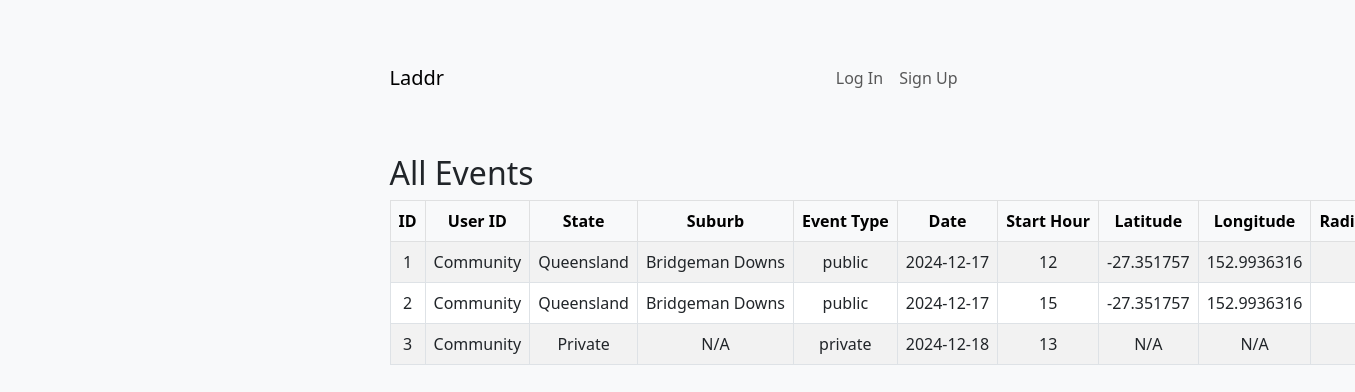
/all-events, run on the app's committed database.
### app/models.py (models this page shows, shortened)
class Event(db.Model):
    id = db.Column(db.Integer, primary_key=True)
    user_id = db.Column(db.Integer, db.ForeignKey('users.id'), nullable=True)  # Nullable for community events
    user = db.relationship('User', backref='events')
    major_city = db.Column(db.String(100), nullable=False)
    suburb = db.Column(db.String(100), nullable=False)
    event_type = db.Column(db.String(20), nullable=False, default='public')  # Default to public
    date = db.Column(db.Date, nullable=False)
    start_hour = db.Column(db.Integer, nullable=False)
    latitude = db.Column(db.Float, nullable=True)
    longitude = db.Column(db.Float, nullable=True)
    radius = db.Column(db.Float, default=1.0)

### app/routes.py (the view, shortened to what this page needs)
@main.route('/all-events', methods=['GET'])
def all_events():
    events = Event.query.all()
    return render_template('all_events.html', events=events)

### app/templates/all_events.html (shortened to what this page needs)
{% extends 'base.html' %}
{% block content %}
<h2 class="mt-5">All Events</h2>
<table class="table table-striped table-bordered">
    <thead class="table-light">
        <tr>
            <th>ID</th>
            <th>User ID</th>
            <th>State</th>
            <th>Suburb</th>
            <th>Event Type</th>
            <th>Date</th>
            <th>Start Hour</th>
            <th>Latitude</th>
            <th>Longitude</th>
            <th>Radius (km)</th>
        </tr>
    </thead>
    <tbody>
        {% for event in events %}
        <tr>
            <td>{{ event.id }}</td>
            <td>{{ event.user_id or 'Community' }}</td>
            <td>{{ event.major_city }}</td>
            <td>{{ event.suburb }}</td>
            <td>{{ event.event_type }}</td>
            <td>{{ event.date.strftime('%Y-%m-%d') }}</td>
            <td>{{ event.start_hour }}</td>
            <td>{{ event.latitude or 'N/A' }}</td>
            <td>{{ event.longitude or 'N/A' }}</td>
            <td>{{ event.radius }}</td>
        </tr>
        {% endfor %}
    </tbody>
</table>
{% endblock %}

### app/static/styles.css (style rules this page uses)
body { background-color: #f8f9fa; }
table { white-space: nowrap; }
th, td { text-align: center; vertical-align: middle; }

### data on the page
Event: id "1", user_id "Community", major_city "Queensland", suburb "Bridgeman Downs", event_type "public", date "2024-12-17", start_hour "12", latitude "-27.351757", longitude "152.9936316"
Event: id "2", user_id "Community", major_city "Queensland", suburb "Bridgeman Downs", event_type "public", date "2024-12-17", start_hour "15", latitude "-27.351757", longitude "152.9936316"
Event: id "3", user_id "Community", major_city "Private", suburb "N/A", event_type "private", date "2024-12-18", start_hour "13", latitude "N/A", longitude "N/A"
